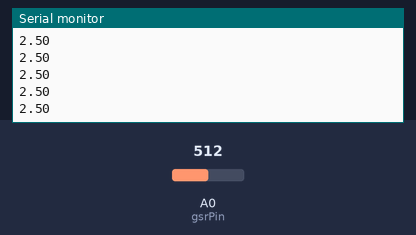
A sketch run on a simulated Arduino Uno, built with avr-gcc and run on an emulated ATmega328P. On the bench: the last lines printed to the serial monitor. Inputs (shaded band) come from the test bench; at power-on: A0 (gsrPin) = 512.

Above: at 1.2 s.
1.3 s: A0 (gsrPin) set to 716
At 1.33 s:
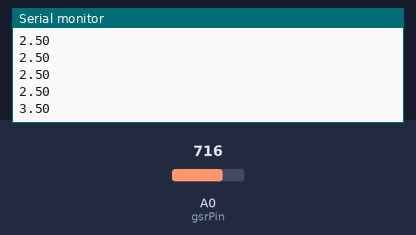
2.8 s: A0 (gsrPin) set to 900
At 2.84 s:
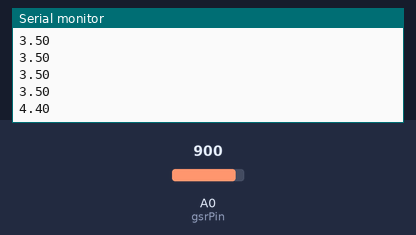
Timing chart, 0 to 5.8 s (numbered marks = the images above; inputs shaded):
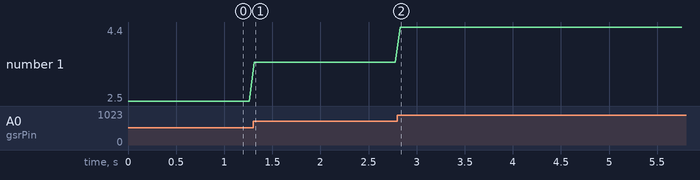

The sketch:

IMAGS_GSR.ino
```cpp
const int gsrPin = A0;  // GSR sensor is connected to analog pin A0

void setup() {
  Serial.begin(9600);  // start serial communication at 9600 baud rate
}

void loop() {
  int gsrValue = analogRead(gsrPin);
  // convert back to voltage
  float voltage = gsrValue * (5.0/1023.0);
  Serial.println(voltage);  // print the voltage to the serial monitor
  delay(50);  // wait for 50 miliseconds before reading again
}
```

Measured:
- after the input at 1.3 s, the serial monitor: prints a new line at once (image 1)
- after the input at 2.8 s, the serial monitor: prints a new line at once (image 2)
- plotted number 1: 2.5 → 3.5 after the input at 1.3 s, 3.5 → 4 after the input at 2.8 s
